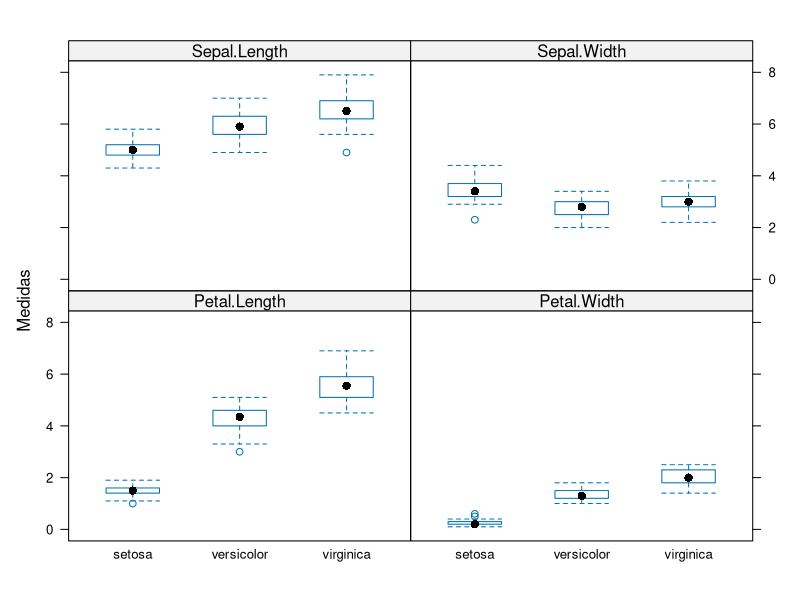

This figure's R source:
setwd("C:/Cursos/Cuso_DSA/praticando_dia_a_dia/cap07")

#================ Trabalhando com o pacote Reshape ================

#instalando os pacotes
install.packages("reshape2")

#carregando a lib
library(reshape2)
#==================================================================

?reshape


#================ Carregando o Dataset ================

mtcars
#transposição da matriz
t(mtcars)


head(iris)
str(iris)
library(lattice)

#================ Distribuindo os dados Verticalmente ================
?reshape

iris_modif <- reshape(iris,
                      varying = 1:4,
                      v.names = "Medidas",
                      timevar = "Dimensões",
                      times = names(iris)[1:4],
                      idvar = "ID",
                      direction = "long")
head(iris_modif)
View(iris_modif)

bwplot(Medidas ~ Species | Dimensões, data = iris_modif)






